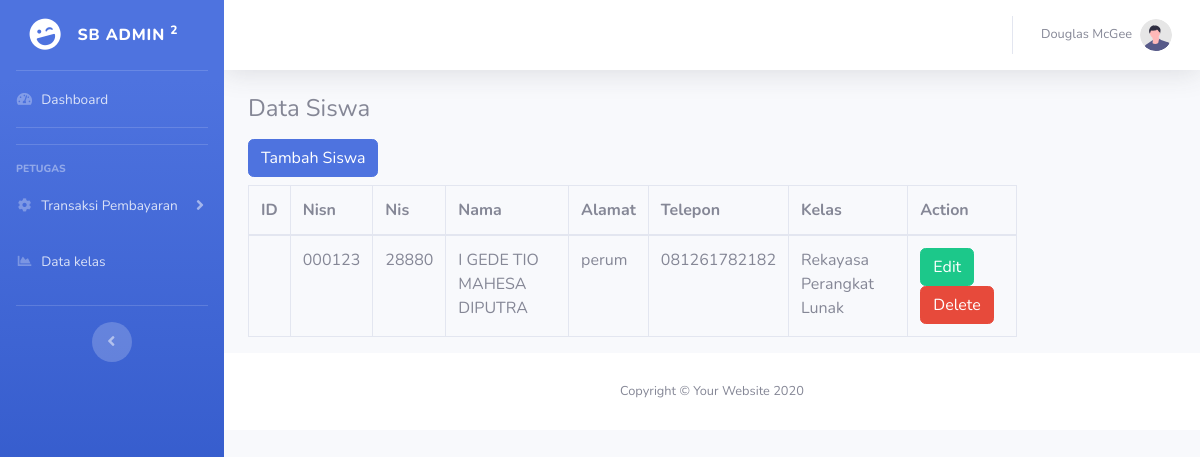
The app's page /public/admin/siswa (signed in), older data.
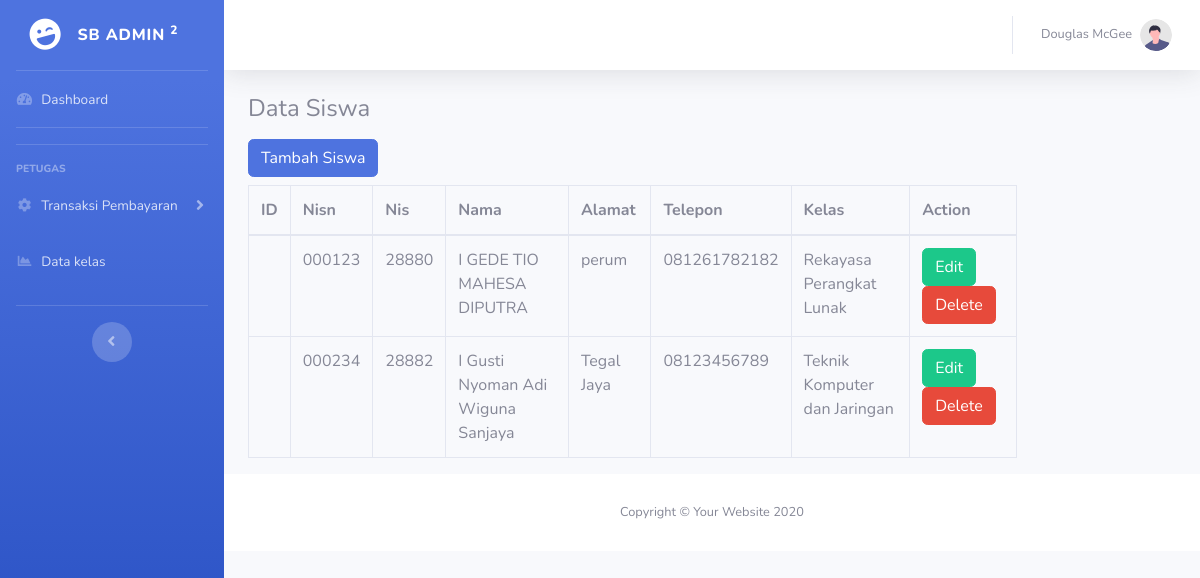
The same page, newer data.
### tables this page shows
CREATE TABLE `siswa` (
  `id` int(11) NOT NULL,
  `nisn` varchar(10) NOT NULL,
  `nis` varchar(5) NOT NULL,
  `nama` varchar(50) NOT NULL,
  `alamat` text NOT NULL,
  `telepon` varchar(14) NOT NULL,
  `kelas_id` int(11) NOT NULL,
  `pengguna_id` int(11) NOT NULL,
  `pembayaran_id` int(11) NOT NULL
);

CREATE TABLE `kelas` (
  `id` int(11) NOT NULL,
  `nama` varchar(50) NOT NULL,
  `kompetensi_keahlian` varchar(50) NOT NULL
);

### app/core/Controller.php (called while the page is built, shortened)
<?php
class Controller{
    protected function view($view, $data=[]){
        require_once "../app/views/".$view.".php";
    }
    protected function model($model){
        return new $model;
    }
}

### app/controllers/Admin.php (called while the page is built, shortened)
<?php
class Admin extends Controller{
    public function siswa(){
        $data['judul'] = 'Data Siswa';
        $data['allSiswa'] = $this->model('Siswa_model')->getALlSiswa();
        $this->view('admin/siswa',$data);
    }
}

### app/core/App.php (called while the page is built, shortened)
<?php
class App{
    private $method = 'index';
    private $params = [];
    public function __construct()
    {
        $url = $this->parseURL();
        if(file_exists('../app/controllers/'.$url[0].'.php')){
            unset($url[0]);
        }
        $this->controller = new $this->controller;
        if(isset($url[1])){
            $this->method = $url[1];
        }
        call_user_func_array([$this->controller,$this->method], $this->params);
    }
    public function parseURL(){
        if (isset($_GET['url'])) {
            $url = rtrim($_GET['url'], '/');
            $url = filter_var($url, FILTER_SANITIZE_URL);
            $url = explode('/', $url);
            return $url;
        }
    }
}

### public/index.php (called while the page is built, shortened)
<?php
$app = new App();

### app/core/Database.php (called while the page is built, shortened)
<?php
class Database{
    private $host = DB_HOST;
    private $user = DB_USER;
    private $pass = DB_PASS;
    private $db_name = DB_NAME;
    private $dbh;
    private $stmt;
    public function __construct()
    {
        $dsn ='mysql:host='.$this->host.';dbname='. $this->db_name;
        $option = [
            PDO::ATTR_PERSISTENT => true,
            PDO::ATTR_ERRMODE => PDO::ERRMODE_EXCEPTION
        ];
        try{
            $this->dbh = new PDO($dsn, $this->user, $this->pass, $option);
        }catch(Exception $e){
            die($e->getMessage());
        }
    }
    public function query($query){
        $this->stmt = $this->dbh->prepare($query);
    }
    public function execute(){
        $this->stmt->execute();
    }
    public function resultSet(){
        $this->execute();
        return $this->stmt->fetchAll(PDO::FETCH_ASSOC);
    }
}

### app/models/Siswa_model.php (called while the page is built, shortened)
<?php
class Siswa_model{
    private $db;
    public function __construct()
    {
        $this->db = new Database;
    }
    public function getAllSiswa(){
        $query = "SELECT siswa.id, siswa.nisn, siswa.nis, siswa.nama, siswa.alamat, siswa.telepon, kelas.kompetensi_keahlian, pembayaran.tahun_ajaran, pembayaran.nominal from siswa INNER JOIN kelas ON siswa.kelas_id = kelas.id INNER JOIN pembayaran ON siswa.pembayaran_id = pembayaran.id";
        $this->db->query($query);
        $this->db->execute();
        return $this->db->resultSet();
    }
}

### app/views/admin/siswa.php (the view)
<div class="container">
    <h4>Data Siswa</h4>
    <a href="<?= BASEURL ?>/admin/form_tambah_siswa" class="btn btn-primary my-2"> Tambah Siswa </a>
    <div class="row">
        <div class="col-10">
            <div class="table-responsive">
                <table class="table table-bordered" id="dataTable" width="100%" cellspacing="0">
                    <thead>
                        <tr>
                            <th>ID</th>
                            <th>Nisn</th>
                            <th>Nis</th>
                            <th>Nama</th>
                            <th>Alamat</th>
                            <th>Telepon</th>
                            <th>Kelas</th>
                            <th>Action</th>
                        </tr>
                    </thead>
                    <tbody>
                        <?php foreach($data['allSiswa'] as $siswa): ?>
                        <tr>
                            <td></td>
                            <td><?= $siswa['nisn']?></td>
                            <td><?= $siswa['nis']?></td>
                            <td><?= $siswa['nama']?></td>
                            <td><?= $siswa['alamat']?></td>
                            <td><?= $siswa['telepon']?></td>
                            <td><?= $siswa['kompetensi_keahlian']?></td>
                            <td>
                                <a href="<?= BASEURL; ?>/admin/form_edit_siswa/<?= $siswa['id']; ?>" class="btn btn-success">Edit</a>
                                <a href="<?= BASEURL; ?>/admin/delete_siswa/<?= $siswa['id']; ?>" class="btn btn-danger">Delete</a>
                            </td>
                        </tr>
                        <?php endforeach; ?>
                    </tbody>
                </table>
            </div>
        </div>
    </div>
</div>

Row changes from the older to the newer data that the page shows:
added siswa: nisn "000234", nis "28882", nama "I Gusti Nyoman Adi Wiguna Sanjaya", alamat "Tegal Jaya", telepon "08123456789", kelas.kompetensi_keahlian "Teknik Komputer dan Jaringan"
